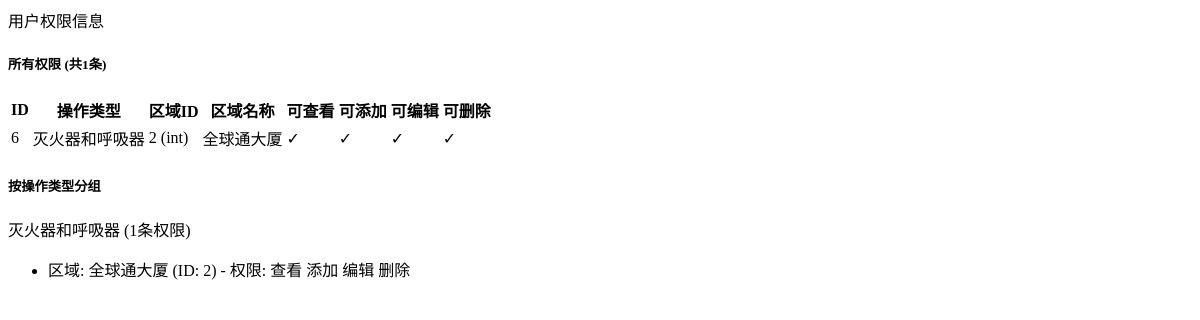
The page /equipment/debug_all (signed in) on the database as committed earlier.
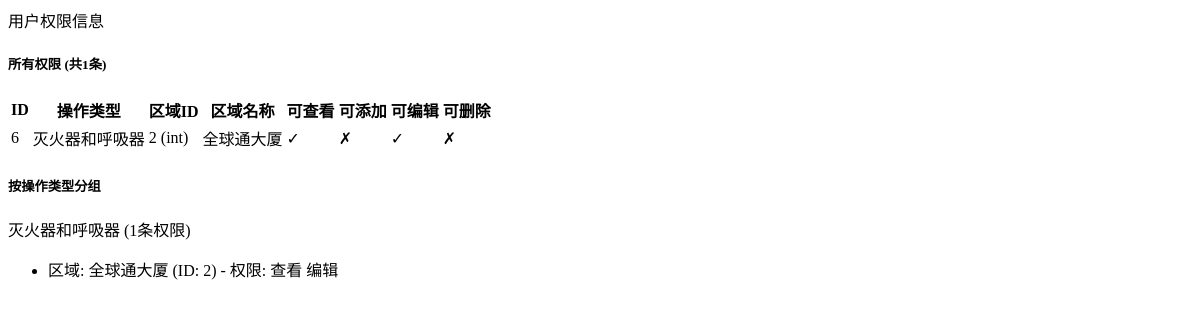
The same page on the database as committed later.
### app/models/user.py (models this page shows, shortened)
class Permission(db.Model):
    __tablename__ = 'permission'
    id = db.Column(db.Integer, primary_key=True)
    user_id = db.Column(db.Integer, db.ForeignKey('user.id', ondelete='CASCADE'), nullable=False)
    operation_type = db.Column(db.String(50), nullable=False)  # 操作类型：微型消防站、灭火器和呼吸器、应急灯具
    area_id = db.Column(db.String(50), nullable=False)  # 区域ID
    area_name = db.Column(db.String(100))  # 区域名称（冗余字段，方便显示）
    can_view = db.Column(db.Boolean, default=True)  # 是否可查看
    can_add = db.Column(db.Boolean, default=False)  # 是否可添加
    can_edit = db.Column(db.Boolean, default=False)  # 是否可编辑
    can_delete = db.Column(db.Boolean, default=False)  # 是否可删除

### app/routes/equipment.py (the view)
@equipment_bp.route('/debug_all')
@login_required
def debug_all():
    try:
        all_permissions = Permission.query.filter_by(user_id=current_user.id).all()
        permissions_by_type = {}
        for perm in all_permissions:
            if perm.operation_type not in permissions_by_type:
                permissions_by_type[perm.operation_type] = []
            permissions_by_type[perm.operation_type].append({
                'area_id': perm.area_id,
                'area_name': perm.area_name,
                'can_view': perm.can_view,
                'can_add': perm.can_add,
                'can_edit': perm.can_edit,
                'can_delete': perm.can_delete
            })
        all_equipment = FireEquipment.query.all()
        areas = db.session.query(
            FireEquipment.area_code,
            FireEquipment.area_name
        ).distinct().all()
        area_info = [{'code': a[0], 'name': a[1], 'type': type(a[0]).__name__} for a in areas]
        return render_template(
            'equipment/debug.html',
            equipment_count=len(all_equipment),
            areas=area_info,
            all_equipment=all_equipment,
            all_permissions=all_permissions,
            permissions_by_type=permissions_by_type
        )
    except Exception as e:
        traceback.print_exc()
        return f"错误: {str(e)}", 500

### app/templates/equipment/debug.html
<div class="card mb-4">
    <div class="card-header">用户权限信息</div>
    <div class="card-body">
        <h5>所有权限 (共{{ all_permissions|length }}条)</h5>
        {% if all_permissions %}
            <table class="table table-bordered">
                <thead>
                    <tr>
                        <th>ID</th>
                        <th>操作类型</th>
                        <th>区域ID</th>
                        <th>区域名称</th>
                        <th>可查看</th>
                        <th>可添加</th>
                        <th>可编辑</th>
                        <th>可删除</th>
                    </tr>
                </thead>
                <tbody>
                    {% for perm in all_permissions %}
                    <tr>
                        <td>{{ perm.id }}</td>
                        <td>{{ perm.operation_type }}</td>
                        <td>{{ perm.area_id }} ({{ perm.area_id.__class__.__name__ }})</td>
                        <td>{{ perm.area_name }}</td>
                        <td>{{ '✓' if perm.can_view else '✗' }}</td>
                        <td>{{ '✓' if perm.can_add else '✗' }}</td>
                        <td>{{ '✓' if perm.can_edit else '✗' }}</td>
                        <td>{{ '✓' if perm.can_delete else '✗' }}</td>
                    </tr>
                    {% endfor %}
                </tbody>
            </table>
            <h5 class="mt-4">按操作类型分组</h5>
            {% for type_name, perms in permissions_by_type.items() %}
                <div class="card mb-2">
                    <div class="card-header">{{ type_name }} ({{ perms|length }}条权限)</div>
                    <div class="card-body">
                        <ul>
                            {% for p in perms %}
                            <li>
                                区域: {{ p.area_name }} (ID: {{ p.area_id }})
                                - 权限:
                                {% if p.can_view %}<span class="badge bg-info">查看</span>{% endif %}
                                {% if p.can_add %}<span class="badge bg-success">添加</span>{% endif %}
                                {% if p.can_edit %}<span class="badge bg-warning">编辑</span>{% endif %}
                                {% if p.can_delete %}<span class="badge bg-danger">删除</span>{% endif %}
                            </li>
                            {% endfor %}
                        </ul>
                    </div>
                </div>
            {% endfor %}
        {% else %}
            <div class="alert alert-warning">用户没有任何权限</div>
        {% endif %}
    </div>
</div>

Rows that differ between the two databases and show on the page:
changed Permission "灭火器和呼吸器": can_add "✓" → "✗"; can_delete "✓" → "✗"; no longer shows "添加 删除"
